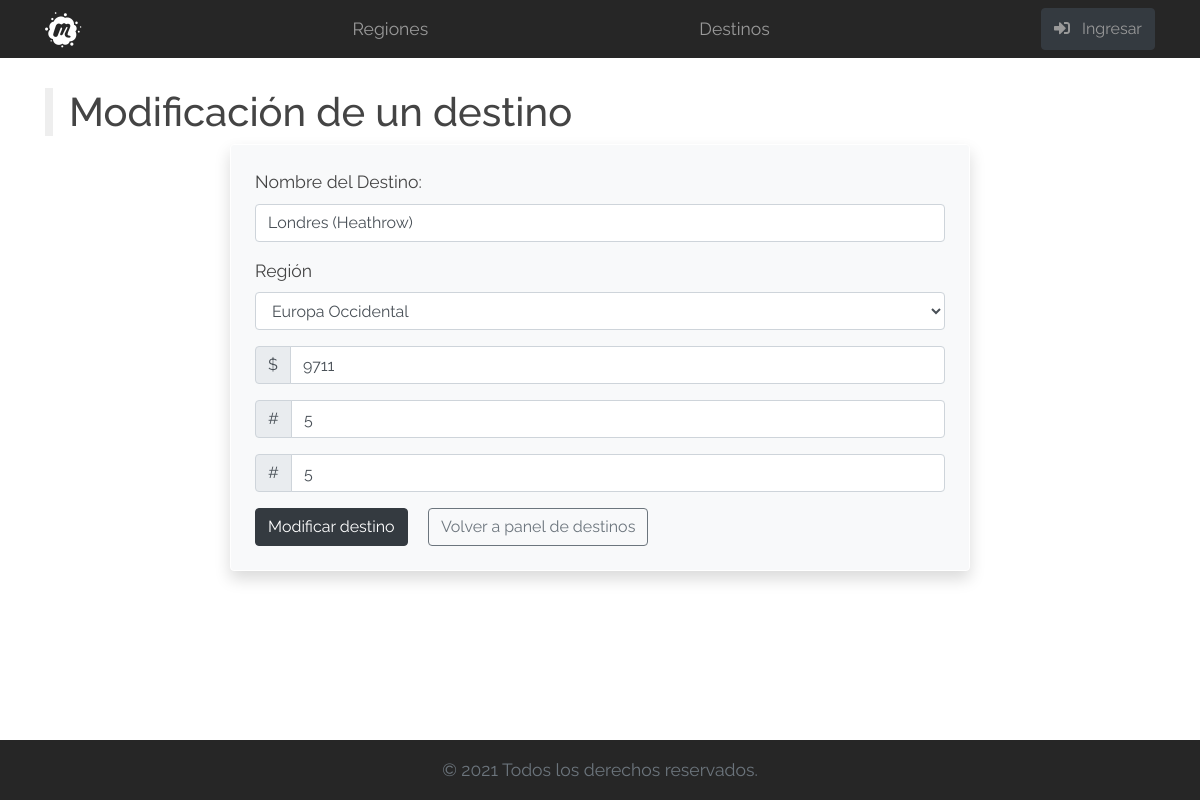
The app's page /formModificarDestino.php?destID=1 with its own data.
### tables this page shows
CREATE TABLE IF NOT EXISTS `destinos` (
  `destID` tinyint(3) unsigned NOT NULL,
  `destNombre` varchar(45) NOT NULL COMMENT 'Nombre de los destinos turísticos',
  `regID` tinyint(2) unsigned NOT NULL COMMENT 'Relación a la tabla regiones',
  `destPrecio` int(7) unsigned NOT NULL,
  `destAsientos` tinyint(2) unsigned NOT NULL COMMENT 'Cantidad TOTAL de Asientos',
  `destDisponibles` tinyint(2) unsigned NOT NULL COMMENT 'Cantidad DISPONIBLE\\n de Asientos',
  `destActivo` tinyint(1) NOT NULL DEFAULT '1'
);

CREATE TABLE IF NOT EXISTS `regiones` (
  `regID` tinyint(2) unsigned NOT NULL,
  `regNombre` varchar(45) NOT NULL
);

### clases/Destino.php (called while the page is built, shortened)
<?php
    class Destino
    {
        private $destNombre;
        private $regID;
        private $destPrecio;
        private $destAsientos;
        private $destDisponibles;
        public function verDestinoPorID()
        {
            $destID = $_GET['destID'];
            $link = Conexion::conectar();
            $sql = "SELECT
                        destID, destNombre,
                        d.regID, regNombre,
                        destPrecio, destAsientos, destDisponibles
                     FROM destinos d, regiones r
                     WHERE d.regID = r.regID
                       AND destID = :destID";
            $stmt = $link->prepare($sql);
            $stmt->bindParam(':destID', $destID, PDO::PARAM_INT);
            $stmt->execute();
            return $this;
        }
        public function getDestNombre()
        {
            return $this->destNombre;
        }
        public function setDestNombre($destNombre)
        {
            $this->destNombre = $destNombre;
        }
        public function getRegID()
        {
            return $this->regID;
        }
        public function setRegID($regID)
        {
            $this->regID = $regID;
        }
        public function getDestPrecio()
        {
            return $this->destPrecio;
        }
        public function setDestPrecio($destPrecio)
        {
            $this->destPrecio = $destPrecio;
        }
        public function getDestAsientos()
        {
            return $this->destAsientos;
        }
        public function setDestAsientos($destAsientos)
        {
            $this->destAsientos = $destAsientos;
        }
        public function getDestDisponibles()
        {
            return $this->destDisponibles;
        }
        public function setDestDisponibles($destDisponibles)
        {
            $this->destDisponibles = $destDisponibles;
        }
    }

### clases/Region.php (called while the page is built, shortened)
<?php
    class Region
    {
        public function listarRegiones()
        {
            $link = Conexion::conectar();
            $sql = "SELECT regID, regNombre
                        FROM regiones";
            $stmt = $link->prepare($sql);
            $stmt->execute();
            $regiones = $stmt->fetchAll();
            return $regiones;
        }
    }

### formModificarDestino.php (the view, shortened to what this page needs)
<?php
    require 'clases/Region.php';
    require 'clases/Destino.php';
    $Region = new Region;
    $regiones = $Region->listarRegiones();
    $Destino = new Destino;
    $Destino->verDestinoPorID();
    include 'includes/nav.php';
?>
    <main class="container">
            <h1>Modificación de un destino</h1>
            <div class="alert bg-light border border-white shadow round col-8 mx-auto p-4">
                <form action="modificarDestino.php" method="post">
                    <div class="form-group">
                    <label for="destNombre">Nombre del Destino:</label>
                    <input type="text" name="destNombre"
                           value="<?= $Destino->getDestNombre(); ?>"
                           id="destNombre" class="form-control"
                           required>
                    </div>
                    <div class="form-group">
                    <label for="regID">Región</label>
                    <select name="regID" id="regID"
                            class="form-control" required>
            <?php
                    foreach ( $regiones as $region ){
            ?>
                        <option <?= ( $Destino->getRegID() == $region['regID'] )? 'selected' : '' ?> value="<?= $region['regID'] ?>"><?= $region['regNombre'] ?></option>
            <?php
                    }
            ?>
                    </select>
                    </div>
                    <div class="form-group">
                        <div class="input-group mb-2">
                            <div class="input-group-prepend">
                                <div class="input-group-text">$</div>
                            </div>
                            <input type="number" name="destPrecio"
                                   value="<?= $Destino->getDestPrecio(); ?>"
                                   class="form-control" placeholder="Ingrese el precio" required>
                        </div>
                    </div>
                    <div class="form-group">
                        <div class="input-group mb-2">
                            <div class="input-group-prepend">
                                <div class="input-group-text">#</div>
                            </div>
                            <input type="number" name="destAsientos"
                                   value="<?= $Destino->getDestAsientos(); ?>"
                                   class="form-control" placeholder="Ingrese cantidad de Asientos Totales" required>
                        </div>
                    </div>
                    <div class="form-group">
                        <div class="input-group mb-2">
                            <div class="input-group-prepend">
                                <div class="input-group-text">#</div>
                            </div>
                            <input type="number" name="destDisponibles"
                                   value="<?= $Destino->getDestDisponibles(); ?>"
                                   class="form-control" placeholder="Ingrese cantidad de Asientos Disponibles" required>
                        </div>
                    </div>
                    <button class="btn btn-dark mr-3">Modificar destino</button>
                    <a href="adminDestinos.php" class="btn btn-outline-secondary">
                        Volver a panel de destinos
                    </a>
                </form>
            </div>
    </main>
<?php
    include 'includes/footer.php';
?>

### css/estilos.css (style rules this page uses)
html { position: relative; min-height: 100%; }
body { font-family: Raleway, sans-serif; color: #444; font-size: 1.1em; margin-bottom: 60px; }
main { margin-top: 30px; }
h1 { border-left: 8px solid #eee; padding-left: 16px; }

### records on screen
destinos: destNombre "Londres (Heathrow)", regID "Europa Occidental", destPrecio "9711", destAsientos "5", destDisponibles "5"
